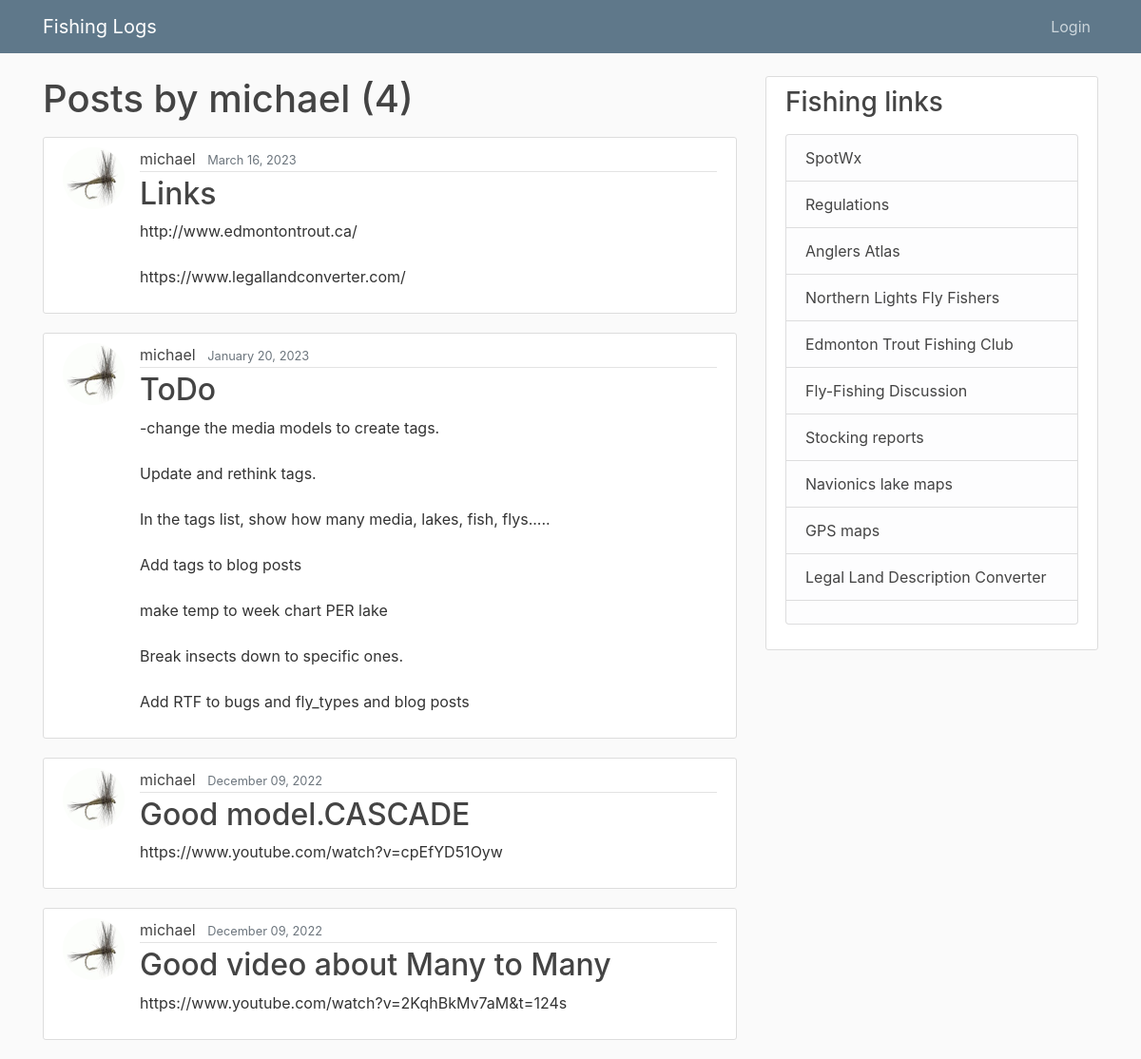
The page /blog/user/michael on the database as committed earlier.
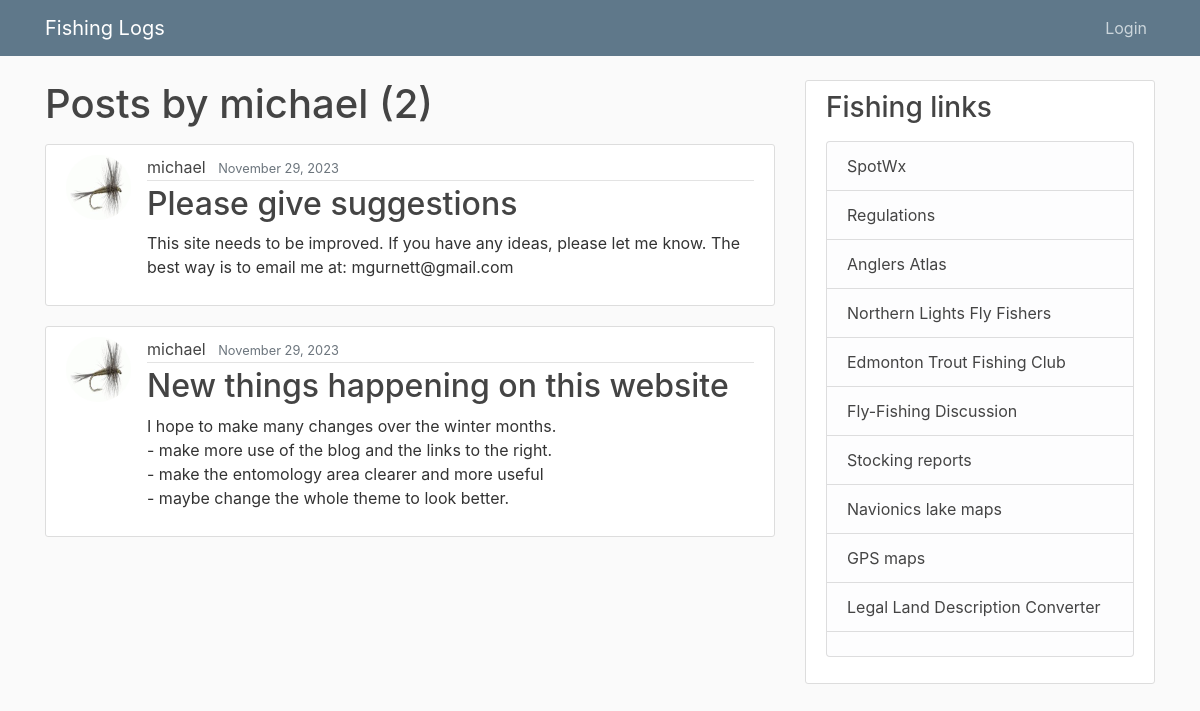
The same page on the database as committed later.
### blog/models.py (models this page shows, shortened)
class Post(models.Model):
    title = models.CharField(max_length=100)
    content = models.TextField()
    date_posted = models.DateTimeField(default=timezone.now)
    author = models.ForeignKey(User, on_delete=models.CASCADE)

### users/models.py (models this page shows, shortened)
class Profile(models.Model):
    user = models.OneToOneField(User, on_delete=models.CASCADE)
    image = models.ImageField(default='default.jpg', upload_to='profile_pics')

### blog/views.py (the view)
# urls.py: path('user/<str:username>', UserPostListView.as_view(), name='user-posts'),
class UserPostListView(ListView):
    model = Post
    template_name = 'blog/user_posts.html'  # <app>/<model>_<viewtype>.html
    context_object_name = 'posts'
    paginate_by = 5
    def get_queryset(self):
        user = get_object_or_404(User, username=self.kwargs.get('username'))
        return Post.objects.filter(author=user).order_by('-date_posted')

### blog/templates/blog/user_posts.html (shortened to what this page needs)
{% extends "blog/base.html" %}
{% block content %}
    <h1 class="mb-3">Posts by {{ view.kwargs.username }} ({{ page_obj.paginator.count }})</h1>
    {% for post in posts %}
        <article class="media content-section">
          <img class="rounded-circle article-img" src="{{ post.author.profile.image.url }}">
          <div class="media-body">
            <div class="article-metadata">
              <a class="mr-2" href="{% url 'user-posts' post.author.username %}">{{ post.author }}</a>
              <small class="text-muted">{{ post.date_posted|date:"F d, Y" }}</small>
            </div>
            <h2><a class="article-title" href="{% url 'post-detail' post.id %}">{{ post.title }}</a></h2>
            <p class="article-content">{{ post.content }}</p>
          </div>
        </article>
    {% endfor %}
{% endblock content %}

Rows that differ between the two databases and show on the page:
removed Post: author.profile.image (placeholder picture), author "michael", date_posted "March 16, 2023", title "Links", content "http://www.edmontontrout.ca/ https://www.legallandconverter.com/"
removed Post: author.profile.image (placeholder picture), author "michael", date_posted "January 20, 2023", title "ToDo", content "-change the media models to create tags. Update and rethink tags. In the tags list, show how many media, lakes, fish, flys..... Add tags to blog posts make temp to week chart PER lake Break insects down to specific ones. Add RTF to bugs and fly_types and blog posts"
removed Post: author.profile.image (placeholder picture), author "michael", date_posted "December 09, 2022", title "Good model.CASCADE", content "https://www.youtube.com/watch?v=cpEfYD51Oyw"
removed Post: author.profile.image (placeholder picture), author "michael", date_posted "December 09, 2022", title "Good video about Many to Many", content "https://www.youtube.com/watch?v=2KqhBkMv7aM&t=124s"
added Post: author.profile.image (placeholder picture), author "michael", date_posted "November 29, 2023", title "Please give suggestions", content "This site needs to be improved. If you have any ideas, please let me know. The best way is to email me at: mgurnett@gmail.com"
added Post: author.profile.image (placeholder picture), author "michael", date_posted "November 29, 2023", title "New things happening on this website", content "I hope to make many changes over the winter months. - make more use of the blog and the links to the right. - make the entomology area clearer and more useful - maybe change the whole theme to look better."
Other text that changed with them:
{{ page_obj.paginator.count }}: "4" → "2"
